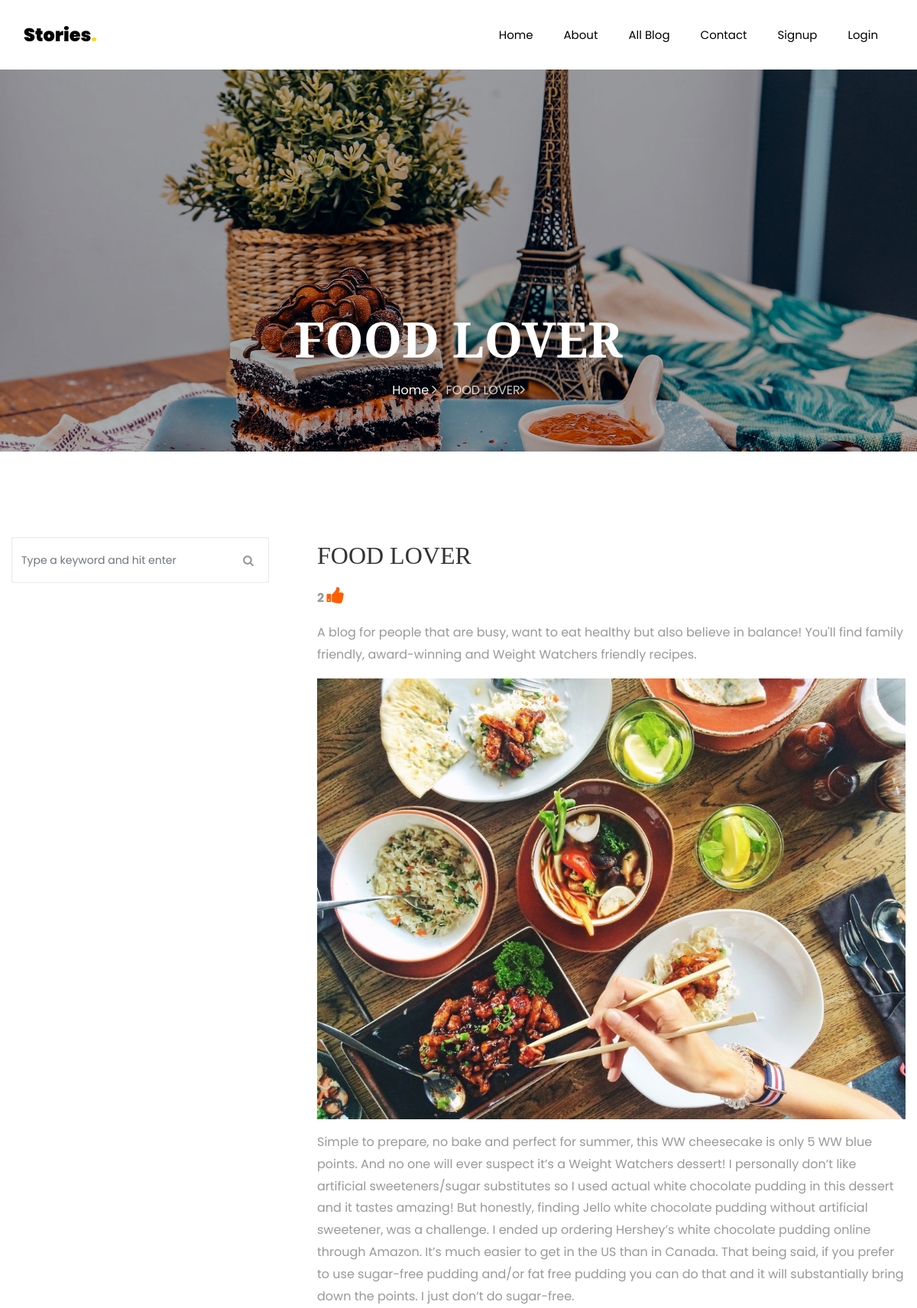
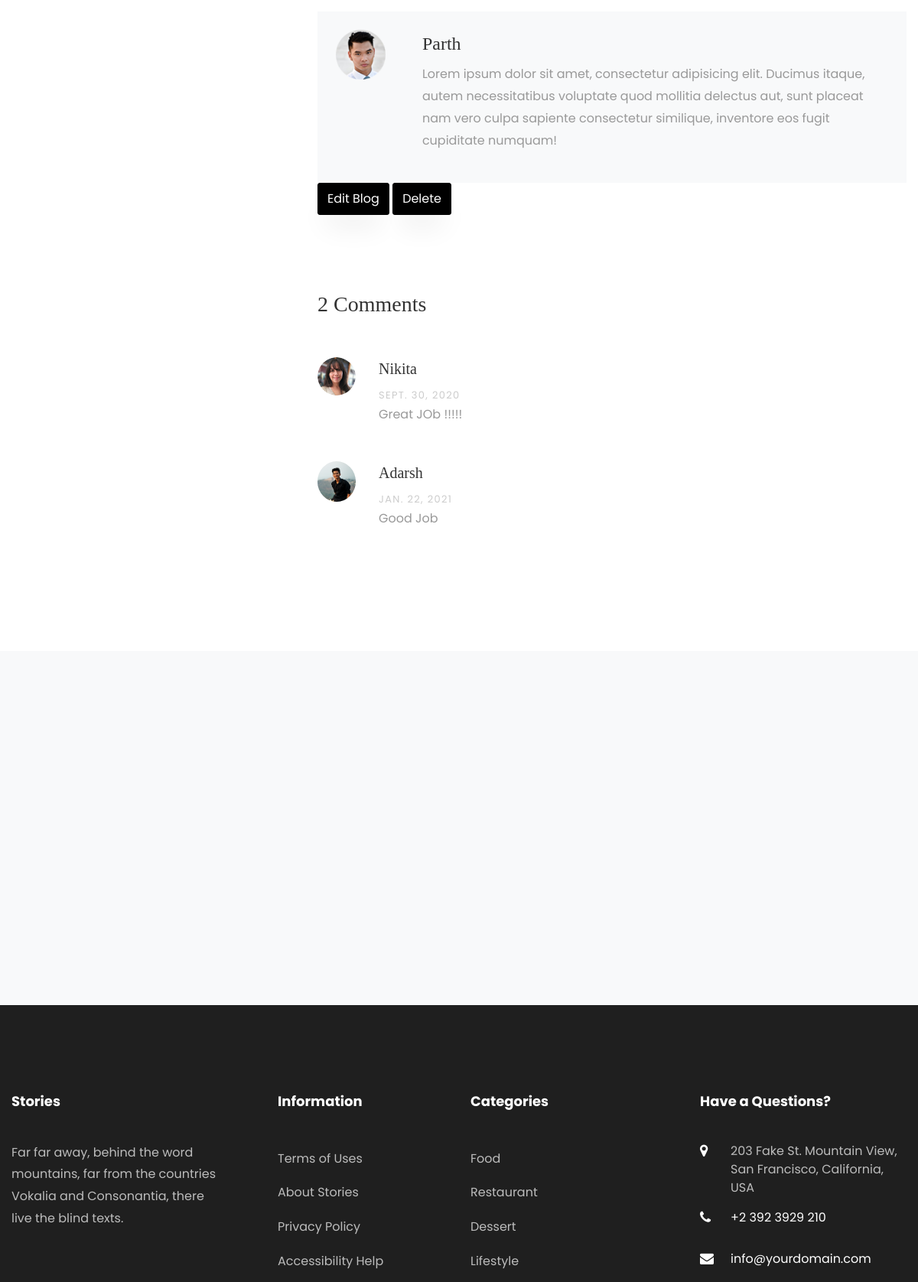
Screenshot of /blog_detail/4/ (upper part) with the database file from the repository (2 pictures, top to bottom).
### Blog/models.py (models this page shows, shortened)
class BlogModel(models.Model):
    usr = models.ForeignKey(User,on_delete=models.CASCADE,null=True)
    cat = models.ForeignKey(Category,on_delete=models.CASCADE,null=True)
    title = models.CharField(max_length=100,null=True)
    sdes = models.TextField(null=True)
    long_des = models.TextField(null=True)
    date = models.DateField(null=True)
    image = models.FileField(null=True)

class UserDetail(models.Model):
    usr = models.ForeignKey(User, on_delete=models.CASCADE, null=True)
    mobile = models.CharField(max_length=100,null=True)
    image = models.FileField(null=True)

class UserComment(models.Model):
    usr = models.ForeignKey(User,on_delete=models.CASCADE,null=True)
    blog = models.ForeignKey(BlogModel,on_delete=models.CASCADE,null=True)
    msg = models.TextField(null=True)
    date = models.DateField(null=True)

### Blog/views.py (the view)
# urls.py: path('blog_detail/<int:bid>/', Newblogdetail, name="bdetail"),
def Newblogdetail(request,bid):
    data = BlogModel.objects.get(id = bid)
    userdata = UserDetail.objects.filter(usr = data.usr).first()
    comments = UserComment.objects.filter(blog = data)
    n = comments.count()
    d = {"detail":data,"userdata":userdata,"count":n}
    return render(request,'newtemp/single.html',d)

### Blog/templates/newtemp/single.html (shortened to what this page needs)
{% extends 'newtemp/base.html' %}
{% load static %}
{% block body %}
<link rel="stylesheet" href="https://stackpath.bootstrapcdn.com/font-awesome/4.7.0/css/font-awesome.min.css">
    <section class="hero-wrap hero-wrap-2" style="background-image: url({% static 'images/bg_4.jpg' %});">
      <div class="overlay"></div>
      <div class="container">
        <div class="row no-gutters slider-text align-items-end justify-content-center">
          <div class="col-md-9 ftco-animate pb-5 text-center">
            <h1 class="mb-3 bread">{{ detail.title }}</h1>
            <p class="breadcrumbs"><span class="mr-2"><a href="{% url 'newhome' %}">Home <i class="ion-ios-arrow-forward"></i></a></span> <span>{{ detail.title }}<i class="ion-ios-arrow-forward"></i></span></p>
          </div>
        </div>
      </div>
    </section>
		<section class="ftco-section">
      <div class="container">
        <div class="row">
          <div class="col-lg-8 order-lg-last ftco-animate">
            <h2 class="mb-3">{{ detail.title }}
            </h2>
            <p><b>{{ detail.likeblog_set.count }} <a href="{% url 'like' detail.id %}"> <i class="fa fa-thumbs-up" style="font-size:25px;"></i></a></b>
            </p>
            <p>{{ detail.sdes }}</p>
            <p>
              <img src="{{ detail.image.url }}" alt="" class="img-fluid">
            </p>
            <p>{{ detail.long_des }}</p>
            <div class="about-author d-flex p-4 bg-light">
              <div class="bio mr-5">
                <img src="{{ userdata.image.url }}" alt="{{ detail.usr.first_name }}" width="200px;" height="200px;" class="img-fluid mb-4">
              </div>
              <div class="desc">
                <h3>{{ detail.usr.first_name }}</h3>
                <p>Lorem ipsum dolor sit amet, consectetur adipisicing elit. Ducimus itaque, autem necessitatibus voluptate quod mollitia delectus aut, sunt placeat nam vero culpa sapiente consectetur similique, inventore eos fugit cupiditate numquam!</p>
              </div>
            </div>
            <div>
                 <a href="{% url 'editb' detail.id  %}"><button class="btn btn-black py-2">Edit Blog</button></a>
                <a href="{% url 'delete_b' detail.id %}"><button class="btn btn-black py-2">Delete</button></a>
            </div>
            <div class="pt-5 mt-5">
              <h3 class="mb-5">{{ detail.usercomment_set.count }} Comments</h3>
              <ul class="comment-list">
                {% for i in detail.usercomment_set.all %}
                <li class="comment">
                  <div class="vcard bio">
                    <img src="{{ i.usr.userdetail_set.first.image.url }}" alt="Image placeholder">
                  </div>
                  <div class="comment-body">
                    <h3>{{ i.usr.first_name }}</h3>
                    <div class="meta">{{ i.date }}</div>
                    <p>{{ i.msg }}</p>
                  </div>
                </li>
                {% endfor %}
              </ul>
            </div>
          </div>
          <div class="col-lg-4 sidebar pr-lg-5 ftco-animate">
            <div class="sidebar-box">
              <form action="#" class="search-form">
                <div class="form-group">
                  <span class="icon icon-search"></span>
                  <input type="text" class="form-control" placeholder="Type a keyword and hit enter">
                </div>
              </form>
            </div>
          </div>
        </div>
      </div>
    </section>
{% endblock %}

### Blog/static/css/icomoon.css (style rules this page uses)
[class^="icon-"], [class*=" icon-"] { font-family: 'icomoon' !important; speak: none; font-style: normal; font-weight: normal; font-variant: normal; text-transform: none; line-height: 1; -webkit-font-smoothing: antialiased; -moz-osx-font-smoothing: grayscale; }
.icon-search:before { content: "\f002"; }

### rows the page displays
BlogModel: title "FOOD LOVER", likeblog_set.count "2", sdes "A blog for people that are busy, want to eat healthy but also believe in balance! You'll find family friendly, award-winning and Weight Watchers friendly recipes.", image (picture), long_des "Simple to prepare, no bake and perfect for summer, this WW cheesecake is only 5 WW blue points. And no one will ever suspect it’s a Weight Watchers dessert! I personally don’t like artificial sweeteners/sugar substitutes so I used actual white chocolate pudding in this dessert and it tastes amazing! But honestly, finding Jello white chocolate pudding without artificial sweetener, was a challenge. I ended up ordering Hershey’s white chocolate pudding online through Amazon. It’s much easier to get in the US than in Canada. That being said, if you prefer to use sugar-free pudding and/or fat free pudding you can do that and it will substantially bring down the points. I just don’t do sugar-free.", usr.first_name "Parth", usercomment_set.count "2"
UserDetail: image (picture)
UserComment: usr.userdetail_set.first.image (picture), usr.first_name "Nikita", date "SEPT. 30, 2020", msg "Great JOb !!!!!"
UserComment: usr.userdetail_set.first.image (picture), usr.first_name "Adarsh", date "JAN. 22, 2021", msg "Good Job"
